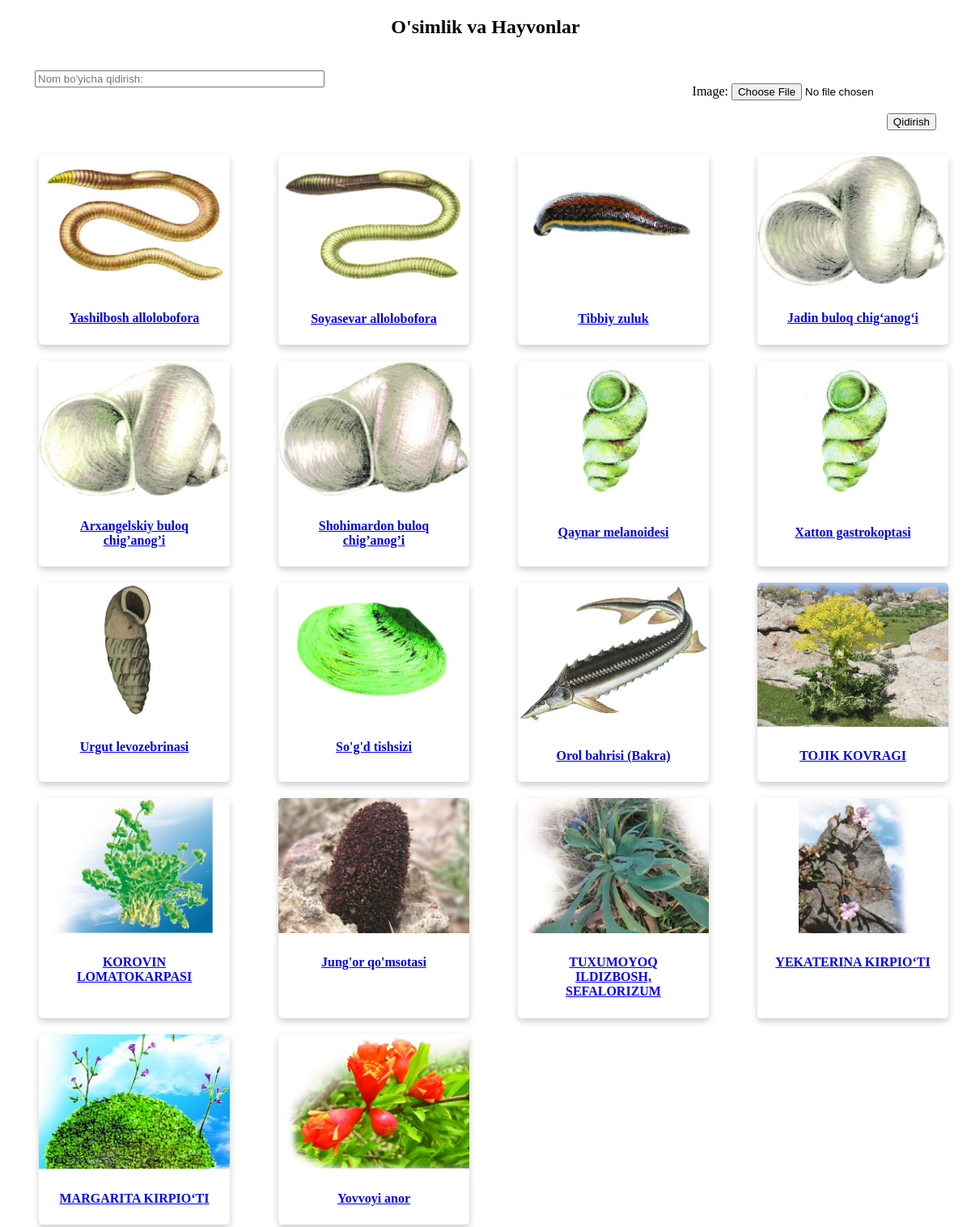
The app's page /search/ with its own data.
### redmap/models.py (models this page shows, shortened)
class Hayvon(models.Model):
    oilasi = models.ForeignKey(Oilasi, on_delete=models.CASCADE)
    nomi = models.CharField(max_length=255)
    yili = models.IntegerField(default=2000)
    maqomi = models.TextField()
    tarqalishi = models.TextField()
    yashash_joylari = models.TextField()
    soni = models.TextField()
    yashash_tarzi = models.TextField()
    cheklovchi_omillar = models.TextField()
    kupaytirish = models.CharField(max_length=255)
    choralari = models.TextField()
    img = models.ImageField(upload_to="nature/", default="")
    class Meta:
        verbose_name = ("Hayvon")
        verbose_name_plural = ("Hayvonlar")

class Osimlik(models.Model):
    oilasi = models.ForeignKey(Oilasi, on_delete=models.CASCADE)
    nomi = models.CharField(max_length=255)
    maqomi = models.TextField()
    tavsif = models.TextField()
    tarqalishi = models.TextField()
    sharoiti = models.TextField()
    soni = models.TextField()
    kupayishi = models.CharField(max_length=255)
    ozgarish_sabablari = models.TextField()
    madaniylashtirish = models.TextField()
    muhofaza_choralari = models.TextField()
    img = models.ImageField(upload_to="nature/", default="")
    class Meta:
        verbose_name = ("O'simlik")
        verbose_name_plural = ("O'simliklar")

### redmap/views.py (the view, shortened to what this page needs)
# urls.py: path('search/',searchName,name="search"),
def searchName(request):
    search = request.GET.get("search","")
    if search=="":
        searchhayvon = Hayvon.objects.all()
        searchosimlik = Osimlik.objects.all()
        natija = [{ "id":i.id,"img":i.img.url,"name":i.nomi,"type": "hayvon" } for i in searchhayvon]
        for i in searchosimlik:
            natija.append({ "id":i.id,"img":i.img.url,"name":i.nomi,"type": "osimlik" } )
        return render(request,"search.html",{"natija":natija,"form":Getimage()})

### redmap/forms.py
class Getimage(forms.Form):
    image = forms.ImageField()

### templates/search.html (shortened to what this page needs)
<!DOCTYPE html>
<html>
<head>
</head>
<body>
<h2 style="text-align: center;">O'simlik va Hayvonlar</h2>
<div style="display: flex; justify-content: space-between;padding: 20px 35px;">
    <form action="/search/">
        <input type="text" id="fname" name="search" placeholder="Nom bo'yicha qidirish: " style="width: 350px;"></form>
    <form method="post" enctype="multipart/form-data" action="/searchimage/">
        {{form.as_p}}
        <input type="submit" value="Qidirish", style="float: right;">
    </form>
</div>
<div style="display:grid; grid-template-columns: 20% 20% 20% 20%; justify-content: space-around; " >
    {% for i in natija %}
<div class="card" style="width: 100%;">
  <img src="{{i.img}}" alt="Avatar" style="width:100%; height: auto;">
  <div class="container">
    <a href="/{{i.type}}/{{i.id}}/"><h4><b>{{i.name}}</b></h4> </a>
  </div>
</div>
{% endfor %}
</div>
</body>
</html>

### templates/search.html (style rules this page uses)
.card { box-shadow: 0 4px 8px 0 rgba(0,0,0,0.2); transition: 0.3s; width: 160px; border-radius: 5px; margin: 10px; text-align: center; }
img { width: 150px; height: 150px; border-radius: 5px 5px 0 0; }
.container { padding: 2px 16px; }

### records on screen
Hayvon: name "Yashilbosh allolobofora"
Hayvon: name "Soyasevar allolobofora"
Hayvon: name "Tibbiy zuluk"
Hayvon: name "Jadin buloq chig‘anog‘i"
Hayvon: name "Arxangelskiy buloq chig’anog’i"
Hayvon: name "Shohimardon buloq chig’anog’i"
Hayvon: name "Qaynar melanoidesi"
Hayvon: name "Xatton gastrokoptasi"
Hayvon: name "Urgut levozebrinasi"
Hayvon: name "So'g'd tishsizi"
Hayvon: name "Orol bahrisi (Bakra)"
Osimlik: name "TOJIK KOVRAGI"
Osimlik: name "KOROVIN LOMATOKARPASI"
Osimlik: name "Jung'or qo'msotasi"
Osimlik: name "TUXUMOYOQ ILDIZBOSH, SEFALORIZUM"
Osimlik: name "YEKATERINA KIRPIO‘TI"
Osimlik: name "MARGARITA KIRPIO‘TI"
Osimlik: name "Yovvoyi anor"
